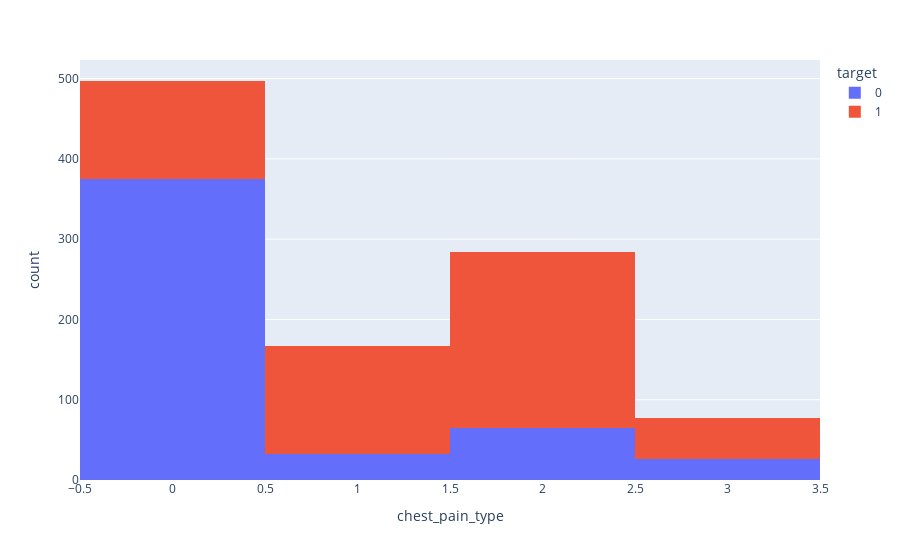

Here is the notebook cell this chart was saved with:
### Markdown cell above
# ChestPainType vs Heart Disease

### Code cell
px.histogram(heart_data,x='chest_pain_type',color='target')
# ChestPainType : ATA=0,NAP=1,ASY=2,TA=3

### Figure 1 — Plotly figure (JSON) as saved in the notebook; plotly's stock layout.template omitted (floating-point values rounded to 4 significant figures; data arrays with more than 128 entries replaced by an {"elided": "..."} marker saying what was removed)
{"data": [{"alignmentgroup": "True", "bingroup": "x", "hovertemplate": "target=0<br>chest_pain_type=%{x}<br>count=%{y}<extra></extra>", "legendgroup": "0", "marker": {"color": "#636efa", "pattern": {"shape": ""}}, "name": "0", "offsetgroup": "0", "orientation": "v", "showlegend": true, "type": "histogram", "x": {"elided": "499 int values"}, "xaxis": "x", "yaxis": "y"}, {"alignmentgroup": "True", "bingroup": "x", "hovertemplate": "target=1<br>chest_pain_type=%{x}<br>count=%{y}<extra></extra>", "legendgroup": "1", "marker": {"color": "#EF553B", "pattern": {"shape": ""}}, "name": "1", "offsetgroup": "1", "orientation": "v", "showlegend": true, "type": "histogram", "x": {"elided": "526 int values"}, "xaxis": "x", "yaxis": "y"}], "layout": {"autosize": true, "barmode": "relative", "legend": {"title": {"text": "target"}, "tracegroupgap": 0}, "margin": {"t": 60}, "xaxis": {"anchor": "y", "autorange": true, "domain": [0, 1], "range": [-0.5, 3.5], "title": {"text": "chest_pain_type"}, "type": "linear"}, "yaxis": {"anchor": "x", "autorange": true, "domain": [0, 1], "range": [0, 523.2], "title": {"text": "count"}}}}
